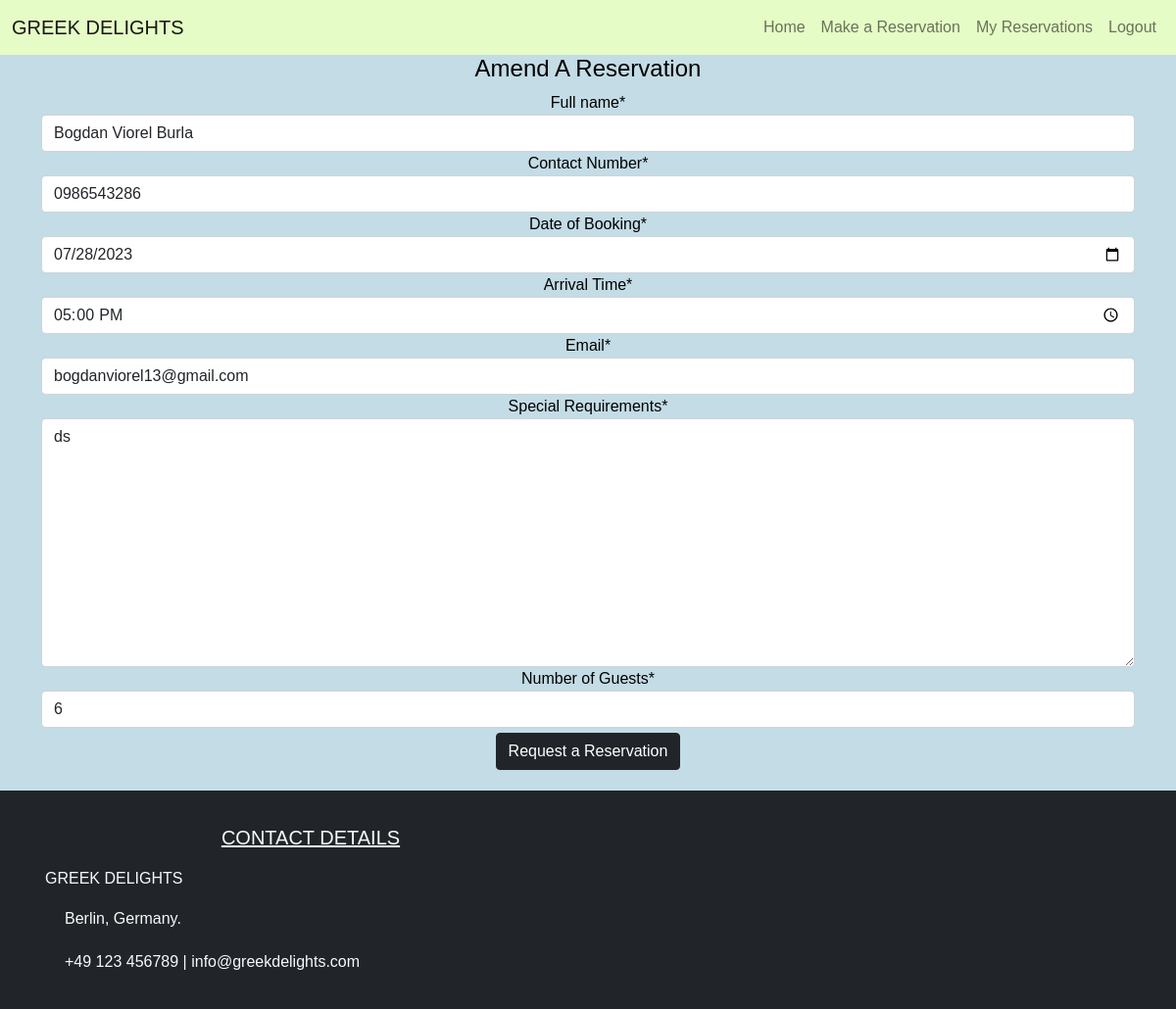
The page /amend/13/ (signed in) on the database its author committed.
### reservation/models.py (models this page shows, shortened)
class Reservation(models.Model):
    user = models.ForeignKey(User, on_delete=models.CASCADE)
    full_name = models.CharField(max_length=300, blank=False)
    email = models.EmailField(max_length=300)
    phoneNumberRegex = RegexValidator(regex=r'^\+?1?\d{9,15}$')
    mobile = models.CharField(validators=[phoneNumberRegex], max_length=15, blank=False)
    date = models.DateField(blank=False)
    time = models.TimeField(blank=False)
    guests = models.PositiveIntegerField(blank=False)
    requests = models.TextField(max_length=400, blank=False)
    status = models.IntegerField(choices=STATUS, default=0)
    class Meta:
        ordering = ['-date']
        constraints = [
            models.UniqueConstraint(
                fields=['user', 'date', 'time'], name='unique_reservation'
            ),
        ]

### reservation/views.py (the view)
# urls.py: path('amend/<reservation_id>/', views.amend_reservation, name='amend'),
def amend_reservation(request, reservation_id):
    if request.user.is_authenticated:
        reservation = get_object_or_404(Reservation, id=reservation_id)
        current_user = request.user
        if current_user == reservation.user:
            context = {
                "mobile": reservation.mobile,
                "date": reservation.date,
                "time": reservation.time,
                "requests": reservation.requests,
                "guests": reservation.guests
            }
            if request.method == 'POST':
                reservation_form = ReservationForm(request.POST, instance=reservation)
                if reservation_form.is_valid():
                    updated_reservation = reservation_form.save(commit=False)
                    updated_reservation.status = 0
                    try:
                        updated_reservation.save()
                    except IntegrityError:
                        error = 'You have already requested this reservation'
                        return render(request, 'amend_reservation.html', {
                            "reservation_form": ReservationForm(request.POST),
                            'error': error,
                        })
                    return redirect(reverse("reservations"))
                else:
                    return render(request, 'amend_reservation.html', {
                        "reservation_form": ReservationForm(request.POST)
                    })
            else:
                reservation_form = ReservationForm(instance=reservation)
                return render(request, 'amend_reservation.html', {
                    "reservation_form": reservation_form,
                    "reservation_id": reservation_id
                })
        else:
            return redirect(reverse("reservations"))
    else:
        return redirect(reverse("account_login"))

### reservation/templates/amend_reservation.html (shortened to what this page needs)
{% extends "base.html" %}
{% block content %}
{% load crispy_forms_tags %}
<div class="container mb-3">
    <div class="row">
        <div class="col-lg-12 text-center">
            <h4 class="page-heading">Amend A Reservation</h4>
            <form method="POST">
                {{ reservation_form | crispy }}
                <button type="submit" class="btn btn-dark">Request a Reservation</button>
            </form>
        </div>
    </div>
</div>
{% endblock %}

### reservation/templates/base.html (style rules this page uses)
body { font-family: sans-serif; color: black; background-color: #c1dbe4f3; }
button { margin:5px }

### rows shown on the page
Reservation: full_name "Bogdan Viorel Burla", mobile "0986543286", date "07/28/2023", time "17:00:00", email "bogdanviorel13@gmail.com", requests "ds", guests "6"
